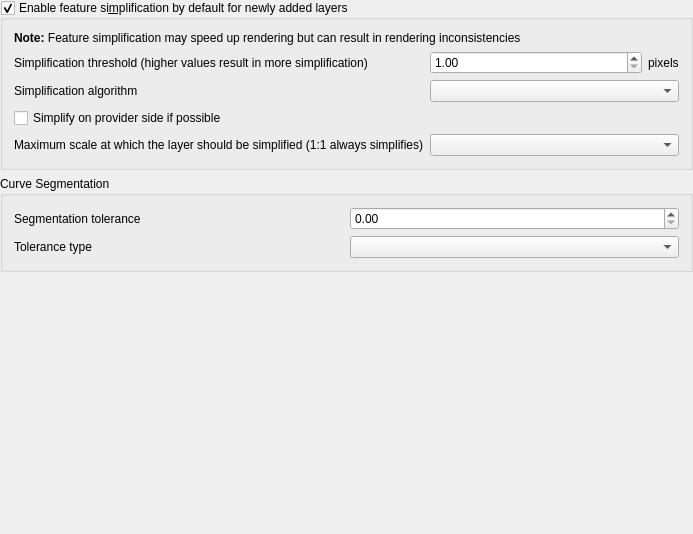
<?xml version="1.0" encoding="UTF-8"?>
<ui version="4.0">
 <class>QgsVectorRenderingOptionsWidgetBase</class>
 <widget class="QWidget" name="QgsVectorRenderingOptionsWidgetBase">
  <property name="geometry">
   <rect>
    <x>0</x>
    <y>0</y>
    <width>693</width>
    <height>534</height>
   </rect>
  </property>
  <property name="sizePolicy">
   <sizepolicy hsizetype="Minimum" vsizetype="Minimum">
    <horstretch>0</horstretch>
    <verstretch>0</verstretch>
   </sizepolicy>
  </property>
  <property name="windowTitle">
   <string>Vector Rendering Options</string>
  </property>
  <layout class="QGridLayout" name="gridLayout">
   <property name="leftMargin">
    <number>0</number>
   </property>
   <property name="topMargin">
    <number>0</number>
   </property>
   <property name="rightMargin">
    <number>0</number>
   </property>
   <property name="bottomMargin">
    <number>0</number>
   </property>
   <item row="0" column="0">
    <widget class="QgsCollapsibleGroupBox" name="mSimplifyDrawingGroupBox">
     <property name="title">
      <string>Enable feature si&amp;mplification by default for newly added layers</string>
     </property>
     <property name="flat">
      <bool>true</bool>
     </property>
     <property name="checkable">
      <bool>true</bool>
     </property>
     <layout class="QGridLayout" name="_14" columnstretch="0,1,0">
      <item row="1" column="1">
       <widget class="QgsDoubleSpinBox" name="mSimplifyDrawingSpinBox">
        <property name="toolTip">
         <string>Higher values result in more simplification</string>
        </property>
        <property name="decimals">
         <number>2</number>
        </property>
        <property name="minimum">
         <double>1.000000000000000</double>
        </property>
        <property name="maximum">
         <double>5.000000000000000</double>
        </property>
        <property name="singleStep">
         <double>0.200000000000000</double>
        </property>
        <property name="value">
         <double>1.000000000000000</double>
        </property>
       </widget>
      </item>
      <item row="2" column="0">
       <widget class="QLabel" name="mSimplifyAlgorithmLabel">
        <property name="toolTip">
         <string>This algorithm is only applied to simplify on local side</string>
        </property>
        <property name="text">
         <string>Simplification algorithm</string>
        </property>
        <property name="margin">
         <number>2</number>
        </property>
       </widget>
      </item>
      <item row="4" column="1" colspan="2">
       <widget class="QgsScaleComboBox" name="mSimplifyMaximumScaleComboBox">
        <property name="sizePolicy">
         <sizepolicy hsizetype="Expanding" vsizetype="Fixed">
          <horstretch>0</horstretch>
          <verstretch>0</verstretch>
         </sizepolicy>
        </property>
       </widget>
      </item>
      <item row="4" column="0">
       <widget class="QLabel" name="mSimplifyMaxScaleLabel">
        <property name="text">
         <string>Maximum scale at which the layer should be simplified (1:1 always simplifies)</string>
        </property>
        <property name="margin">
         <number>2</number>
        </property>
       </widget>
      </item>
      <item row="3" column="0" colspan="3">
       <widget class="QCheckBox" name="mSimplifyDrawingAtProvider">
        <property name="text">
         <string>Simplify on provider side if possible</string>
        </property>
       </widget>
      </item>
      <item row="0" column="0" colspan="3">
       <widget class="QLabel" name="label_59">
        <property name="text">
         <string>&lt;b&gt;Note:&lt;/b&gt; Feature simplification may speed up rendering but can result in rendering inconsistencies</string>
        </property>
       </widget>
      </item>
      <item row="2" column="1" colspan="2">
       <widget class="QComboBox" name="mSimplifyAlgorithmComboBox"/>
      </item>
      <item row="1" column="0">
       <widget class="QLabel" name="label_65">
        <property name="text">
         <string>Simplification threshold (higher values result in more simplification)</string>
        </property>
        <property name="margin">
         <number>2</number>
        </property>
       </widget>
      </item>
      <item row="1" column="2">
       <widget class="QLabel" name="mSimplifyDrawingPx">
        <property name="text">
         <string>pixels</string>
        </property>
        <property name="margin">
         <number>2</number>
        </property>
       </widget>
      </item>
     </layout>
    </widget>
   </item>
   <item row="1" column="0">
    <widget class="QgsCollapsibleGroupBox" name="mSegmentationGroupBox">
     <property name="title">
      <string>Curve Segmentation</string>
     </property>
     <layout class="QGridLayout" name="gridLayout_20">
      <item row="0" column="0">
       <widget class="QLabel" name="mSegmentationToleranceLabel">
        <property name="text">
         <string>Segmentation tolerance</string>
        </property>
       </widget>
      </item>
      <item row="0" column="1">
       <widget class="QgsDoubleSpinBox" name="mSegmentationToleranceSpinBox"/>
      </item>
      <item row="1" column="0">
       <widget class="QLabel" name="mToleranceTypeLabel">
        <property name="text">
         <string>Tolerance type</string>
        </property>
       </widget>
      </item>
      <item row="1" column="1">
       <widget class="QComboBox" name="mToleranceTypeComboBox"/>
      </item>
     </layout>
    </widget>
   </item>
   <item row="2" column="0">
    <spacer name="verticalSpacer">
     <property name="orientation">
      <enum>Qt::Vertical</enum>
     </property>
     <property name="sizeHint" stdset="0">
      <size>
       <width>20</width>
       <height>225</height>
      </size>
     </property>
    </spacer>
   </item>
  </layout>
 </widget>
 <layoutdefault spacing="6" margin="11"/>
 <customwidgets>
  <customwidget>
   <class>QgsCollapsibleGroupBox</class>
   <extends>QGroupBox</extends>
   <header>qgscollapsiblegroupbox.h</header>
   <container>1</container>
  </customwidget>
  <customwidget>
   <class>QgsDoubleSpinBox</class>
   <extends>QDoubleSpinBox</extends>
   <header>qgsdoublespinbox.h</header>
  </customwidget>
  <customwidget>
   <class>QgsScaleComboBox</class>
   <extends>QComboBox</extends>
   <header>qgsscalecombobox.h</header>
  </customwidget>
 </customwidgets>
 <tabstops>
  <tabstop>mSimplifyDrawingGroupBox</tabstop>
  <tabstop>mSimplifyDrawingSpinBox</tabstop>
  <tabstop>mSimplifyAlgorithmComboBox</tabstop>
  <tabstop>mSimplifyDrawingAtProvider</tabstop>
  <tabstop>mSimplifyMaximumScaleComboBox</tabstop>
  <tabstop>mSegmentationToleranceSpinBox</tabstop>
  <tabstop>mToleranceTypeComboBox</tabstop>
 </tabstops>
 <resources/>
 <connections/>
</ui>
